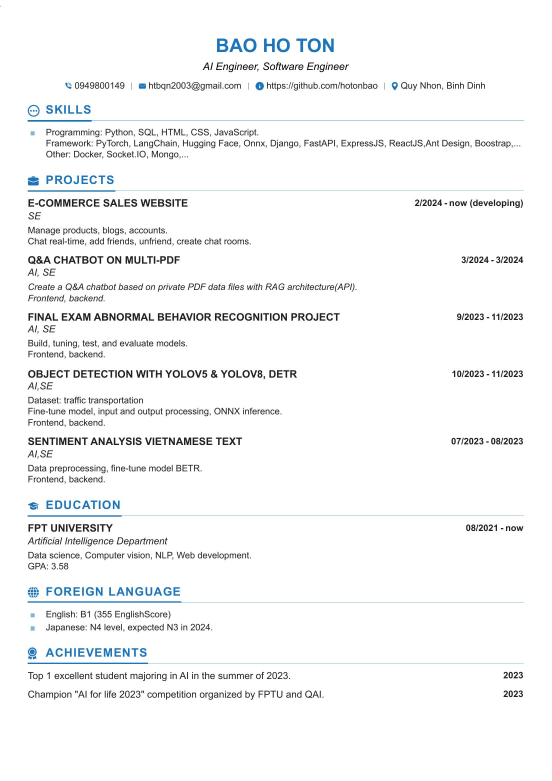
#> input picture src/data/page0.jpg, 1656 x 2342 px (shown at 1/3 size); its folder holds only this picture in this run
$ python -i utils_segment.py   (imports and definitions only)
#> lines starting #> are read from the running program, lines starting #| are printed output that depends on the picture
#> further down, picture is the input picture: shape (2342, 1656, 3); mean B, G, R 246.9, 246.4, 245.6
from PIL import Image
import numpy as np
import cv2
from typing import Tuple

from pytesseract import pytesseract

# path_to_tesseract = r"C:\Program Files\Tesseract-OCR\tesseract.exe"
path_to_tesseract = r"./src/Tesseract-OCR/tesseract.exe"
pytesseract.tesseract_cmd = path_to_tesseract
class_names = [
    "Community",
    "Contact",
    "Education",
    "Experience",
    "Interests",
    "Profile",
    "Skills",
]
number_class_custom = int(len(class_names) + 4)
img_width, img_height = None, None
left = None
top = None
ratio = None


def preprocess(img: np.array, shape=(640, 640)) -> np.array:
    global img_width, img_height, left, top, ratio
    img, ratio, (left, top) = resize_and_pad(img, new_shape=shape)
    img_height, img_width, _ = img.shape
    img = cv2.cvtColor(img, cv2.COLOR_BGR2RGB)
    img = img.transpose(2, 0, 1)
    img = img.reshape(1, 3, 640, 640).astype("float32")
    img = img / 255.0
    return img


# [30 lines left out: functions extract_box, intersection, union, not called in this run]


def iou(box1, box2):
    return intersection(box1, box2) / union(box1, box2)


def sigmoid(z):
    return 1 / (1 + np.exp(-z))


# [138 lines left out: functions get_mask, get_polygon, postprocess, extract_text_dict, extract_text, crop_image, not called in this run]


def resize_and_pad(
    image: np.array,
    new_shape: Tuple[int, int],
    padding_color: Tuple[int] = (144, 144, 144),
) -> np.array:
#> called with new_shape = (640, 640), padding_color = (144, 144, 144)
    h_org, w_org = image.shape[:2]
#> h_org = 2342; w_org = 1656
    w_new, h_new = new_shape
    padd_left, padd_right, padd_top, padd_bottom = 0, 0, 0, 0

    # Padding left to right
    if h_org >= w_org:
        img_resize = cv2.resize(image, (int(w_org * h_new / h_org), h_new))
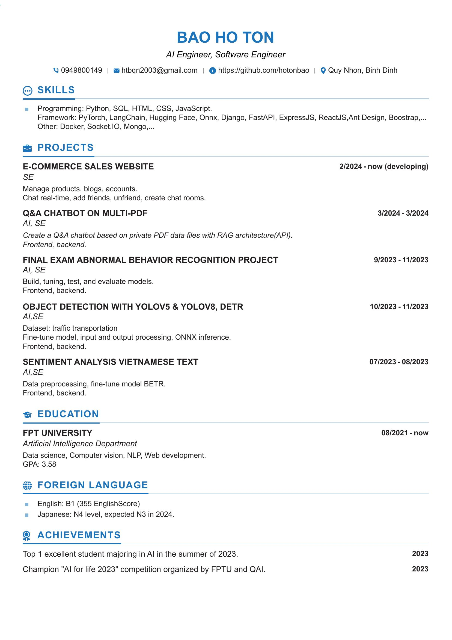
#> img_resize: shape (640, 452, 3); mean B, G, R 246.8, 246.3, 245.6
        h, w = img_resize.shape[:2]
#> h = 640; w = 452
        padd_left = (w_new - w) // 2
#> padd_left = 94
        padd_right = w_new - w - padd_left
#> padd_right = 94
        ratio = h_new / h_org
#> ratio = 0.273

    # Padding top to bottom
    if h_org < w_org:
        img_resize = cv2.resize(image, (w_new, int(h_org * w_new / w_org)))
        h, w = img_resize.shape[:2]
        padd_top = (h_new - h) // 2
        padd_bottom = h_new - h - padd_top
        ratio = w_new / w_org

    image = cv2.copyMakeBorder(
        img_resize,
        padd_top,
        padd_bottom,
        padd_left,
        padd_right,
        cv2.BORDER_CONSTANT,
        None,
        value=padding_color,
    )
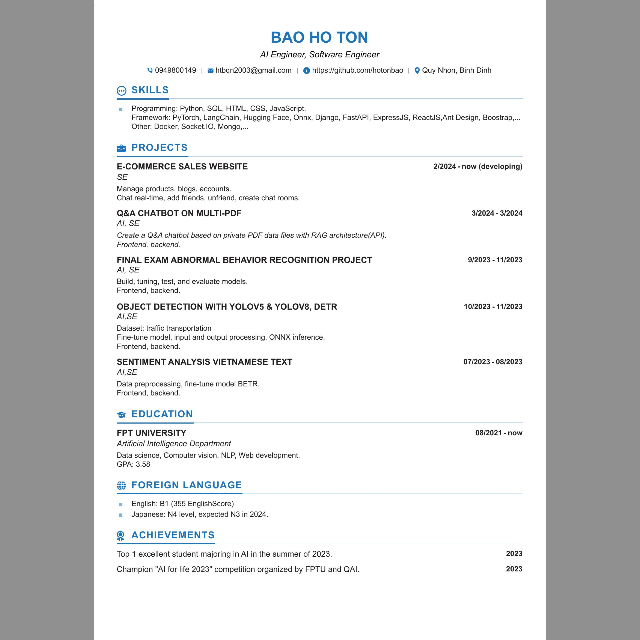
#> image: shape (640, 640, 3); mean B, G, R 216.6, 216.3, 215.7

    return image, ratio, (padd_left, padd_top)


# [60 lines left out: functions unpad_and_resize_boxes, draw_bounding_boxes, not called in this run]

>>> import cv2
>>> picture = cv2.imread('../data/page0.jpg')
>>> result = preprocess(picture)
#> in preprocess, `img, ratio, (left, top) = resize_and_pad(img, new_shape=shape)`: left = 94; top = 0

$ run again, on src/data/teacher-resume-example.jpg
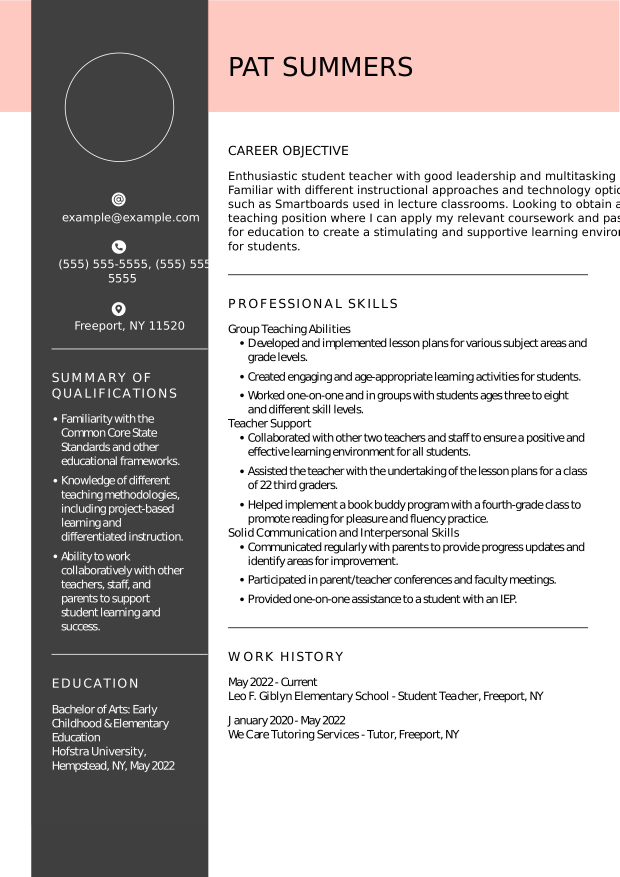
#> input picture src/data/teacher-resume-example.jpg, 1859 x 2631 px (shown at 1/3 size)
#> picture is the input picture: shape (2631, 1859, 3); mean B, G, R 187.9, 188.6, 193.3
#> in resize_and_pad, `img_resize = cv2.resize(image, (int(w_org * h_new / h_org), h_new))`:
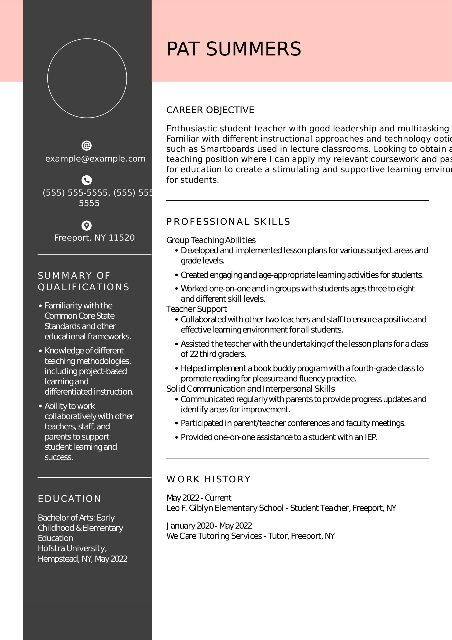
#> img_resize: shape (640, 452, 3); mean B, G, R 188, 188.7, 193.4
#> in resize_and_pad, `image = cv2.copyMakeBorder( img_resize, padd_top, padd_bottom, padd_le..`:
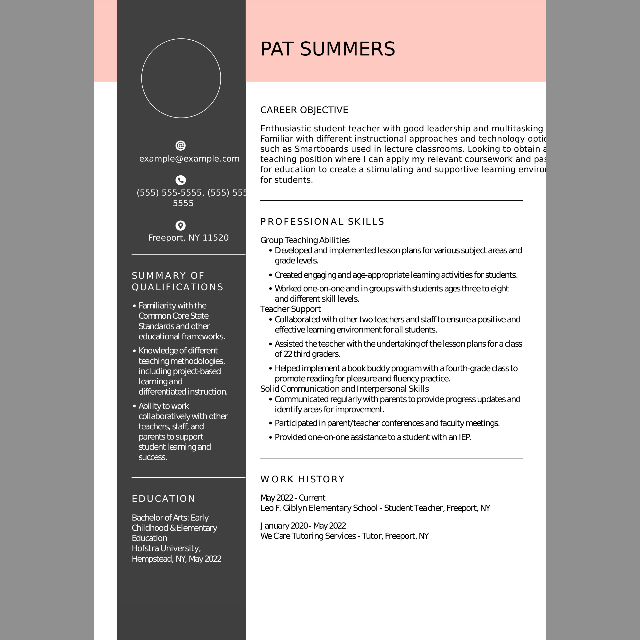
#> image: shape (640, 640, 3); mean B, G, R 175.1, 175.6, 178.9
#> in preprocess, `img, ratio, (left, top) = resize_and_pad(img, new_shape=shape)`: ratio = 0.243; left = 94; top = 0
